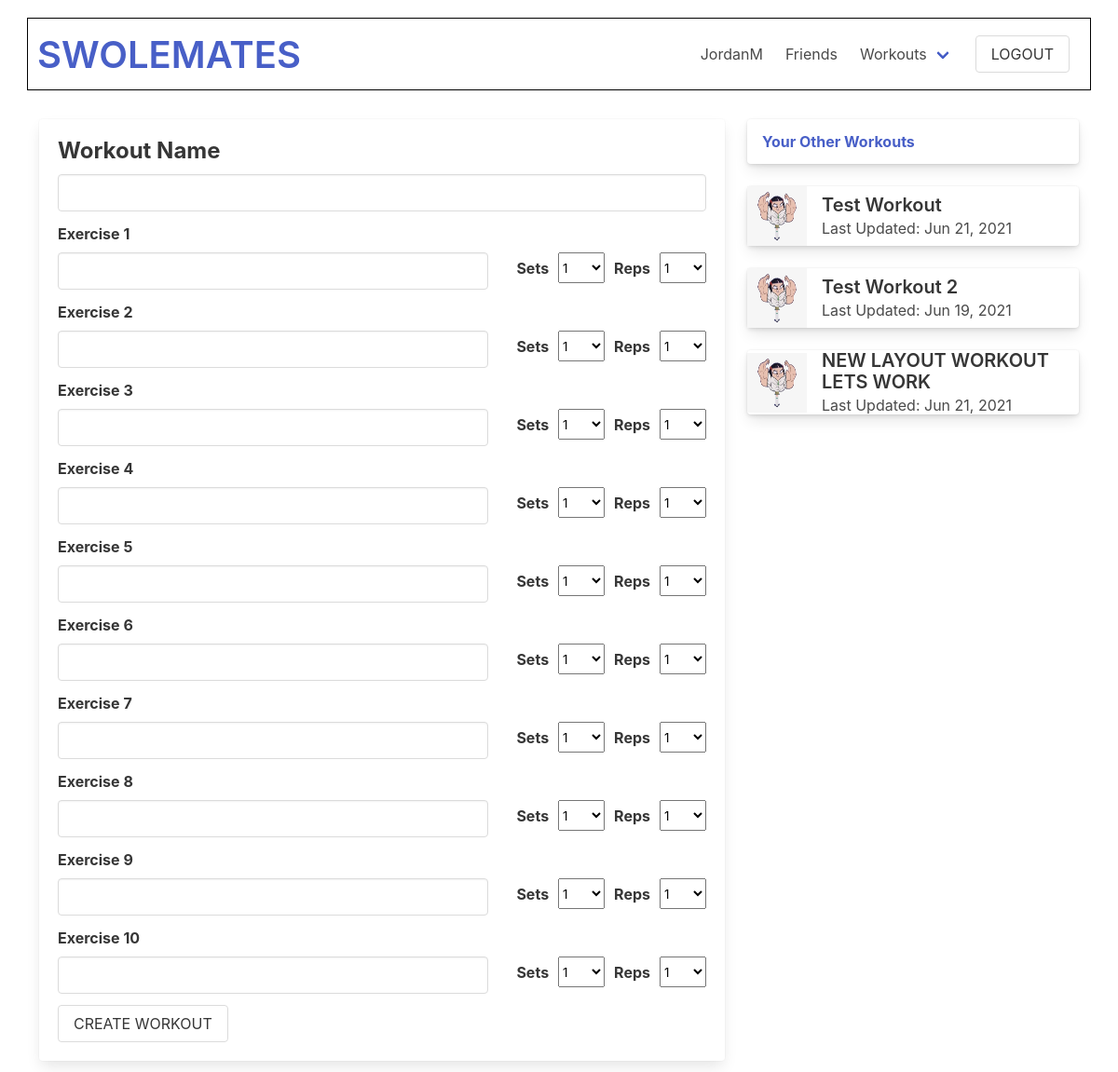
Before: /swolemates/workout (signed in) with the older database file.
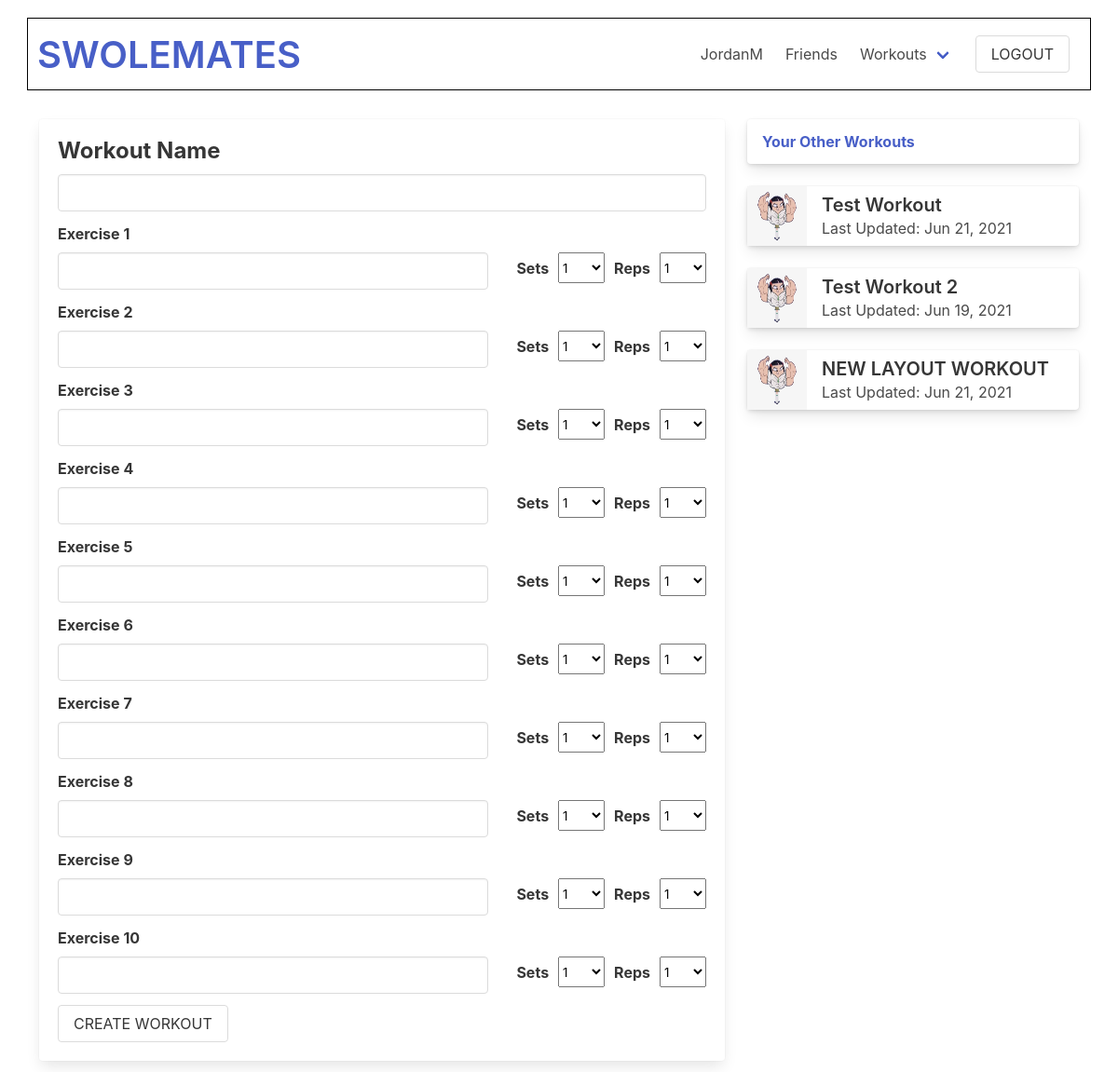
After: the same page with the newer database file.
### swolemates_app/models.py (models this page shows, shortened)
class User(models.Model):
    first_name = models.CharField(max_length = 50)
    last_name = models.CharField(max_length = 50)
    username = models.CharField(max_length=45, unique=True)
    email = models.EmailField(unique=True)
    password = models.CharField(max_length = 60)
    profile_photo = models.ImageField(default='default.png', upload_to = "images/")
    bio = models.TextField(blank=True, null=True)
    fav_exercises = models.TextField(blank=True, null=True)
    objects = UserManager()
    friends = models.ManyToManyField('self', blank=True)
    created_at = models.DateTimeField(auto_now_add=True)
    updated_at = models.DateTimeField(auto_now=True)
    def __str__(self):
        return self.username

class Workout(models.Model):
    name = models.CharField(max_length=50)
    created_by = models.ForeignKey(User, related_name="workouts", on_delete=models.CASCADE)
    liked_by = models.ManyToManyField(User, related_name="liked_workouts", blank=True)
    objects = WorkoutManager()
    created_at = models.DateTimeField(auto_now_add=True)
    updated_at = models.DateTimeField(auto_now=True)

### swolemates_app/views.py (the view)
# urls.py: path('swolemates/workout', views.workout_form),
def workout_form(request):
    context={
        "user": User.objects.get(id=request.session['user_id']),
        "range": range(10)
    }
    return render(request, "workout_create.html", context)

### swolemates_app/templates/workout_create.html (shortened to what this page needs)
<!DOCTYPE html>
<html lang="en">
<head>
    <link rel="stylesheet" href="https://cdn.jsdelivr.net/npm/bulma@0.9.3/css/bulma.min.css">
    {% load static %}
    <link rel="stylesheet" href="{% static 'css/profile_edit.css' %}">
</head>
<body>
    <div id="wrapper">
        <nav class="navbar">
            <div class="navbar-brand">
                    <p class="title is-2 is-align-self-center" id="wtf"><a href="/swolemates">SWOLEMATES</a></p>
            </div>
            <div class="navbar-menu navbar-end">
                <a href="/swolemates/user/{{user.username}}" class="navbar-item">
                    {{user.username}}
                </a>
                <a href="/swolemates/user/{{user.username}}/friends" class="navbar-item">
                    Friends
                </a>
                <div class="navbar-item has-dropdown is-hoverable">
                    <a href="/swolemates/user/{{user.username}}/workouts" class="navbar-link">
                        Workouts
                    </a>
                </div>
                <div class="navbar-item">
                    <form action="/logout" method="POST">
                        <input type="submit" value="LOGOUT" class="button" id="logout">
                    </form>
                </div>
            </div>
        </nav>
        <div class="tile">
            <div class="tile is-parent is-8">
                <div class="tile is-child is-12 card" id="create-workout-form">
                    <form action="workout/create" method="POST">
                        <div class="field">
                            <label for="workout_name" class="label title is-4">Workout Name</label>
                            <input type="text" name="workout_name" class="input">
                        </div>
                        {% for i in range %}
                        <label for="name{{ forloop.counter }}" class="label">Exercise {{forloop.counter}}</label>
                        <div class="field is-grouped is-align-content-center">
                            <input type="text" name="name{{ forloop.counter }}" class="input">
                            <label for="sets{{ forloop.counter }}" class="label" id="space-word">Sets</label>
                            <select name="sets{{ forloop.counter }}" class="select" id="space">
                                <option value="1" selected>1</option>
                            </select>
                            <label for="reps{{ forloop.counter }}" id="space-word" class="label">Reps</label>
                            <select name="reps{{ forloop.counter }}" class="select" id="space">
                                <option value="1" selected>1</option>
                            </select>
                        </div>
                        {% endfor %}
                        <input type="submit" value="CREATE WORKOUT" class="button">
                    </form>
                </div>
            </div>
            <div class="tile is-parent is-vertical">
                <div class="tile is-child is-12">
                    <div class="card">
                        <header class="card-header">
                            <p class="card-header-title"><a href="/swolemates/user/{{user.username}}/workouts">Your Other Workouts</a></p>
                        </header>
                        </div>
                </div>
                {% for workout in user.workouts.all %}
                    <div class="tile is-child is-12">
                        <div class="card">
                            <header class="card-header">
                                <div class="media is-align-items-center">
                                    <div class="media-left">
                                        <img src="/media/{{workout.created_by.profile_photo}}" alt="{{workout.created_by}}'s profile pic" class="image is-64x64">
                                    </div>
                                    <div class="media-content">
                                        <p class="title is-5">{{workout.name}}</p>
                                        <p class="subtitle is-6">Last Updated: {{workout.updated_at|date:"M d, Y"}}</p>
                                    </div>
                                </div>
                            </header>
                        </div>
                    </div>
                {% endfor %}
            </div>
        </div>
    </div>
</body>
</html>

### swolemates_app/static/css/profile_edit.css (style rules this page uses)
* { margin: 0px; padding: 0px; }
#wrapper { width: 95%; margin: auto; }
#wtf { margin-bottom: 0px; padding-bottom: 0px; }
nav { margin: 20px auto; padding: 10px; outline: 1px solid black; }
#space { margin-left: 10px; min-width: 50px; }
#space-word { margin-left: 10px; padding-top: 5px; }
#create-workout-form { padding: 20px; max-height: 600px; overflow: scroll; }
.is-grouped input { margin-right: 20px; }

Changed rows visible on the page:
changed Workout: name "NEW LAYOUT WORKOUT LETS WORK" → "NEW LAYOUT WORKOUT"
